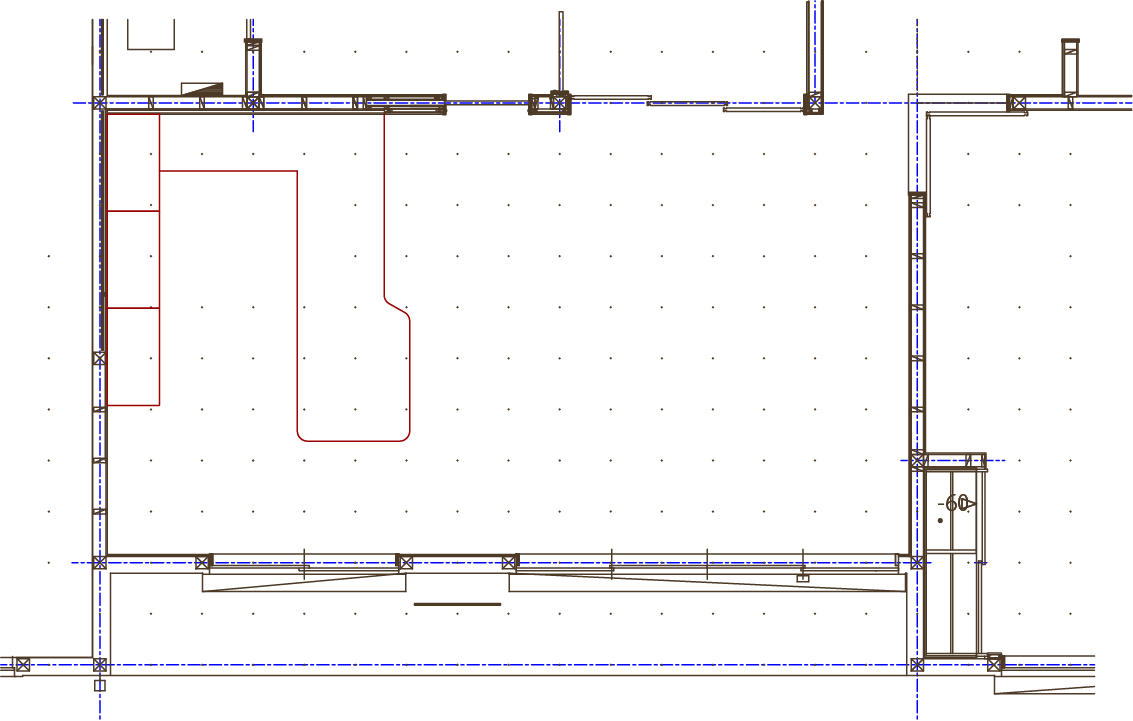
#> input picture map.png, 1133 x 721 px
$ python main2.py   (Python 2 division)
#> lines starting #> are read from the running program, lines starting #| are printed output that depends on the picture
from matplotlib import pyplot as plt
import numpy as np

class clicker_class(object):
    def __init__(self, ax, pix_err=1):
        print "init"
        self.canvas = ax.get_figure().canvas
        self.cid = None
        self.pt_lst = []
        self.pt_plot = ax.plot([], [], marker='o',linestyle='none', zorder=5)[0]
        self.pix_err = pix_err
        self.connect_sf()

    # [10 lines left out: functions set_visible, clear, not called in this run]

    def connect_sf(self):
        print "connect_sf"
        if self.cid is None:
            self.cid = self.canvas.mpl_connect('button_press_event',
                                               self.click_event)

    # [54 lines left out: functions disconnect_sf, click_event, remove_pt, redraw, return_points, not called in this run]


fig = plt.figure()
ax = fig.add_subplot(111)
ax.set_title('BMI house layout at experiment room')
im = plt.imread("map.png");
#> im is the input picture: shape (721, 1133, 3) float32; mean R, G, B 0.965, 0.96, 0.963
plt.imshow(im);
ax.autoscale(False)


cc = clicker_class(ax)

plt.show()
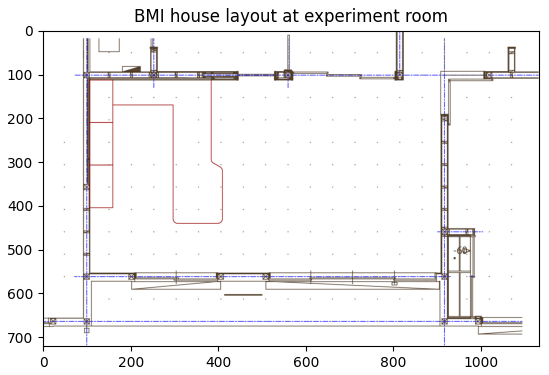
#> figure drawn by matplotlib, 1 panel
